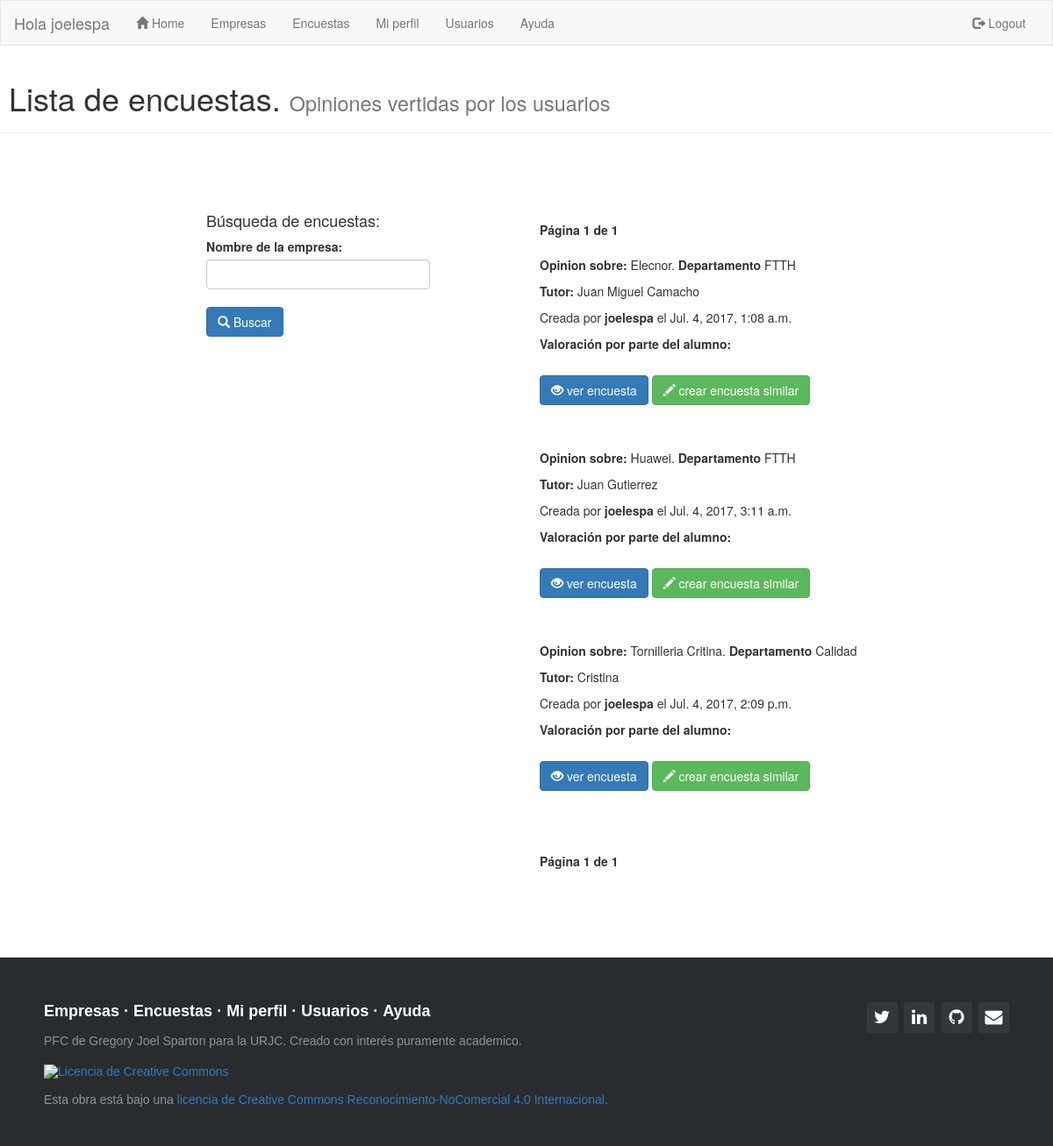
The page /encuesta/ (signed in) on the database as committed earlier.
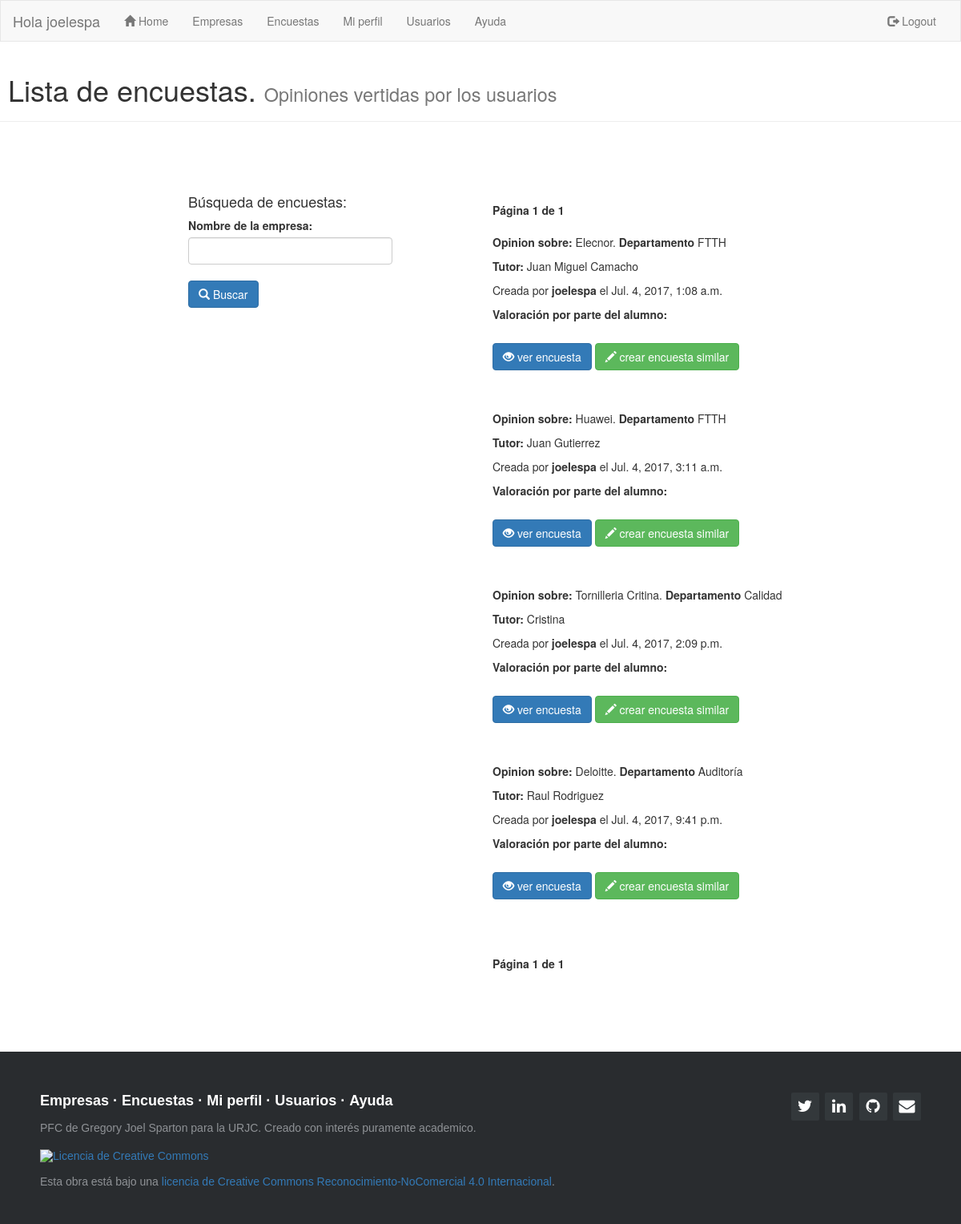
The same page on the database as committed later.
### sopa/models.py (models this page shows)
class encuestas(models.Model):
    user = models.TextField(max_length=20,null=True,blank=True,default='')
    nombre_empresa = models.TextField(max_length=30,null=True,blank=True,default='')
    tutor = models.TextField(max_length=20,null=True,blank=True,default='')
    departamento = models.TextField(max_length=20,null=True,blank=True,default='')
    id_encuesta = models.IntegerField(null=True,blank=True,default='0')
    created_date = models.DateTimeField(default=timezone.now)
    pf1 = models.TextField(max_length=20,null=True,blank=True,default='')
    pf11 = models.TextField(max_length=20,null=True,blank=True,default='')
    pf2 = models.TextField(max_length=20,null=True,blank=True,default='')
    pf22 = models.TextField(max_length=20,null=True,blank=True,default='')
    pb1 = models.TextField(max_length=20,null=True,blank=True,default='')
    pb2 = models.TextField(max_length=20,null=True,blank=True,default='')
    pb3 = models.TextField(max_length=20,null=True,blank=True,default='')
    pb4 = models.TextField(max_length=20,null=True,blank=True,default='')
    ps1 = models.TextField(max_length=20,null=True,blank=True,default='')
    ps2 = models.TextField(max_length=20,null=True,blank=True,default='')
    ps3 = models.TextField(max_length=20,null=True,blank=True,default='')
    ps4 = models.TextField(max_length=20,null=True,blank=True,default='')
    ps5 = models.TextField(max_length=20,null=True,blank=True,default='')
    ps6 = models.TextField(max_length=20,null=True,blank=True,default='')
    ps7 = models.TextField(max_length=20,null=True,blank=True,default='')
    pa1 = models.TextField(max_length=20,null=True,blank=True,default='')
    pa2 = models.TextField(max_length=20,null=True,blank=True,default='')
    nota = models.IntegerField(null=True,blank=True,default='0')

### sopa/views.py (the view)
# urls.py: url(r'^encuesta/$', views.lista_encuestas, name='lista_encuestas'),
@login_required
def lista_encuestas(request):
    encuesta = encuestas.objects.all().order_by('created_date')
    paginator = Paginator(encuesta, 10) # Show 5 contacts per page
    page = request.GET.get('page')
    try:
        encuestal = paginator.page(page)
    except PageNotAnInteger:
        encuestal = paginator.page(1)
    except EmptyPage:
        encuestal = paginator.page(paginator.num_pages)
    return render(request, 'sopa/lista_encuestas.html', {'titulo': 'SOPA Encuestas' ,'encuestas' : encuestal})

### sopa/templates/sopa/lista_encuestas.html (shortened to what this page needs)
{% extends "sopa/index.html" %}
{% block content %}
<div class="page-header">
  <h1>&nbsp;Lista de encuestas. <small>Opiniones vertidas por los usuarios</small></h1>
</div>
<div class="container">
    <br />
    <br />
    <br />
 <div class="col-md-3 col-md-offset-2">
     <h4> Búsqueda de encuestas: </h4>
   <form action="/encuesta/buscar/" method="POST">
   <label for= "e">Nombre de la empresa:</label>
   <input id="e" type="text" class="form-control" name = "e" ><br>
   <button type="submit" class="btn btn-primary" value="Buscar"><span class="glyphicon glyphicon-search" aria-hidden="true"></span> Buscar</button>
   </form>
   </div>
<div class ="col-md-5 col-md-offset-1">
  <div class="pagination">
    <span class="current">
         <strong>Página {{ encuestas.number }} de {{ encuestas.paginator.num_pages }}</strong>
     </span></div>
  {%for encuesta in encuestas%}
  <p><b>Opinion sobre:</b> {{encuesta.nombre_empresa}}.<b> Departamento</b> {{encuesta.departamento}}</p>
  <p><b>Tutor: </b>{{encuesta.tutor}}</p>
  <p>Creada por <strong>{{encuesta.user}}</strong> el {{encuesta.created_date}}</p>
  <p><b>Valoración por parte del alumno:</b>
    {%if encuesta.nota != 0%} <span class="rating-static rating-{{encuesta.nota}}0"></span></p>
    {%else%} No hay valoraciones</p>
    {%endif%}
  <p><a href= '/encuesta/detalle/{{encuesta.pk}}' class="btn btn-primary" role="button">
    <span class="glyphicon glyphicon-eye-open" aria-hidden="true"></span>    ver encuesta</a></span>
    <a href="/encuesta/nueva/{{encuesta.nombre_empresa}}/{{encuesta.departamento}}/{{encuesta.tutor}}" class="btn btn-success" role="button">
      <span class="glyphicon glyphicon-pencil" aria-hidden="true"></span>   crear encuesta similar</a></span></p>
  <br>
  <br>
{% endfor %}
<div class="pagination">
 <span class="step-links">
     <span class="current">
         <strong>Página {{ encuestas.number }} de {{ encuestas.paginator.num_pages }}</strong>
     </span>
 </span>
</div>
</div>
</div>
{% endblock content %}

Rows that differ between the two databases and show on the page:
added encuestas: nombre_empresa "Deloitte", departamento "Auditoría", tutor "Raul Rodriguez", user "joelespa", created_date "Jul. 4, 2017, 9:41 p.m.", nota 4 (drawn)
